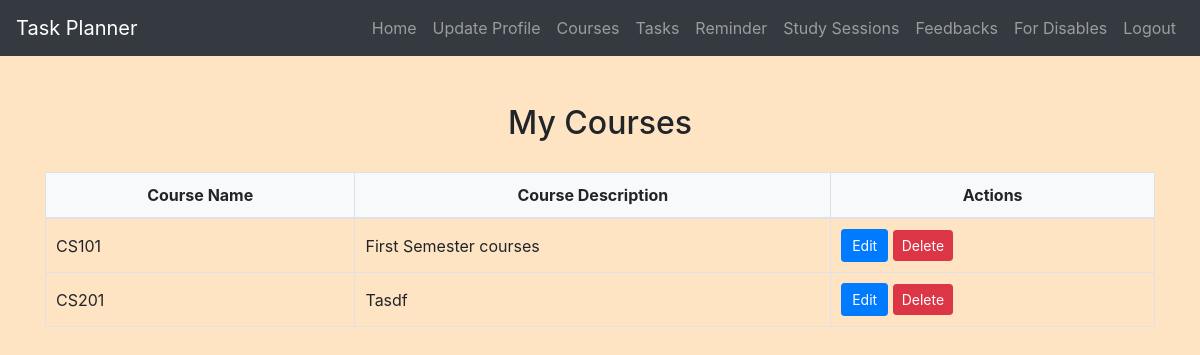
The app's page /view_courses.php (signed in) with its own data.
### tables this page shows
CREATE TABLE `courses` (
  `course_id` int(11) NOT NULL,
  `user_id` int(11) DEFAULT NULL,
  `course_name` varchar(100) NOT NULL,
  `course_description` text DEFAULT NULL,
  `created_at` timestamp NOT NULL DEFAULT current_timestamp(),
  `updated_at` timestamp NOT NULL DEFAULT current_timestamp() ON UPDATE current_timestamp()
);

### view_courses.php (the view, shortened to what this page needs)
<?php
include('config.php');
$user_id = $_SESSION["id"];
$sql = "SELECT * FROM Courses WHERE user_id = ?";
$courses = [];
if ($stmt = $conn->prepare($sql)) {
    $stmt->bind_param("i", $user_id);
    if ($stmt->execute()) {
        $result = $stmt->get_result();
        while ($row = $result->fetch_assoc()) {
            $courses[] = $row;
        }
    }
}
?>
<!DOCTYPE html>
<html>
<head>
    <link rel="stylesheet" href="https://maxcdn.bootstrapcdn.com/bootstrap/4.5.2/css/bootstrap.min.css">
    <link rel="stylesheet" href="./css/style.css">
</head>
<body>
<?php include('navbar.php'); ?>
<div class="container mt-5">
    <h2>My Courses</h2>
    <table class="table table-bordered">
        <thead>
            <tr>
                <th>Course Name</th>
                <th>Course Description</th>
                <th>Actions</th>
            </tr>
        </thead>
        <tbody>
            <?php foreach ($courses as $course) : ?>
            <tr>
                <td><?php echo htmlspecialchars($course['course_name']); ?></td>
                <td><?php echo htmlspecialchars($course['course_description']); ?></td>
                <td>
                    <a href="edit_course.php?course_id=<?php echo $course['course_id']; ?>" class="btn btn-primary btn-sm">Edit</a>
                    <a href="view_courses.php?delete=<?php echo $course['course_id']; ?>" class="btn btn-danger btn-sm" onclick="return confirm('Are you sure you want to delete this course?');">Delete</a>
                </td>
            </tr>
            <?php endforeach; ?>
        </tbody>
    </table>
</div>
</body>
</html>

### css/style.css (style rules this page uses)
body { background-color: bisque; }
h1, h2, h3, h4 { text-align: center; margin-top: 30px; margin-bottom: 30px; }
.table { width: 100%; border-collapse: collapse; margin-top: 20px; }
.table th, .table td { padding: 10px; border: 1px solid #dee2e6; }
.table thead th { background-color: #f8f9fa; font-weight: bold; text-align: center; }
.table tbody td { vertical-align: middle; }
.btn-primary { padding: 5px 10px; }

### records on screen
courses: course_name "CS101", course_description "First Semester courses"
courses: course_name "CS201", course_description "Tasdf"
